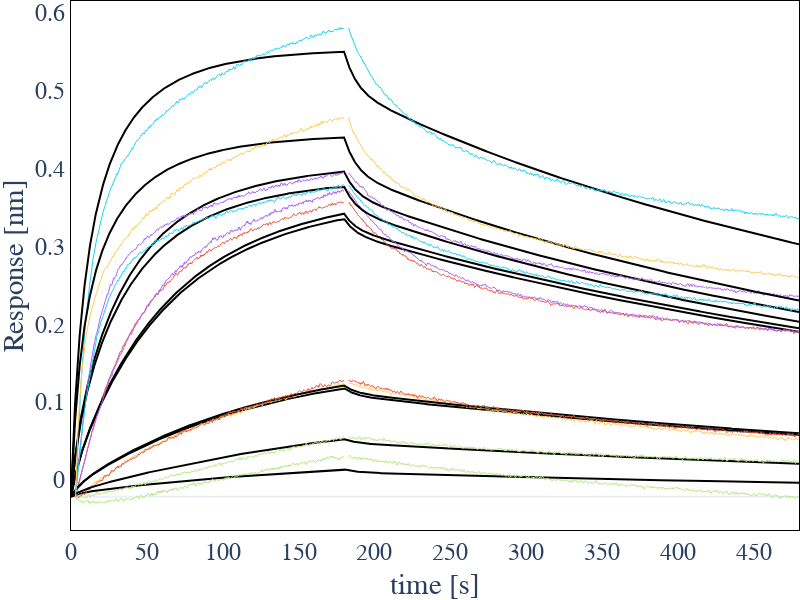

The notebook cell saved with this chart:
### Code cell
import plotly.graph_objects as go

fig = go.Figure()

for ds in exp.datasets:
    if ds.use_for_fit == False: continue
    x = np.array([])
    y = np.array([])
    y_fit = np.array([])
    
    for step in ds.steps:
        # if step.concentration>0: color = 'orangered'
        # elif step.concentration==0: color = 'cornflowerBlue'
        # else: color = 'lightgrey'
        mask = (ds.t>=step.start) & (ds.t<step.stop)

        if f"offset_ds{ds.index}_step{step.index}" in exp.params:
                offset = exp.params[f'offset_ds{ds.index}_step{step.index}'].value
        else: 
            offset = 0

        
        x_step = ds.t[mask]
        y_step = ds.response[mask] - offset
        y_fit_step = ds.fit_response[mask] - offset

        x = np.concatenate([x, x_step])
        y = np.concatenate([y, y_step])
        y_fit = np.concatenate([y_fit, y_fit_step])

    
    x = x - x[0]
    fig.add_scatter(x = x, 
                    y = y_fit,
                    marker=dict(size=0, 
                            color='black',
                            line=dict(width=1, color='black')),
                    line=dict(
                         width=2, 
                         color='black'
                         ),
                    name=ds.steps[0].concentration,)

        

    fig.add_scatter(x = x,
                    y = y,
                    marker=dict(
                            size=0, 
                            #color=color, 
                            line=dict(
                                    width=0.1, 
                                    #color=color
                                    )),
                    line=dict(
                            width=1, 
                            #color=color
                            ),
                    name=f"{ds.index}_{ds.steps[0].concentration:.2e}",
                    )



fig.update_layout(
            height=600,
            width = 800,
            font_family="Arial",
            font_size = 24,
            showlegend=False,
            margin=dict(l=0,r=0,b=0,t=0,pad=0), 
            template='plotly_white',
            paper_bgcolor="rgb(255, 255, 255)",  
            plot_bgcolor="rgb(255, 255, 255)") 

fig.update_xaxes(
    ticklabelposition="inside top", 
    title='time [s]',
    showline=True, 
    linewidth=1, 
    linecolor='black', 
    showgrid=False,
    mirror=True)

fig.update_yaxes(
    ticklabelposition="outside top", 
    title='Response [nm]',
    showline=True, 
    linewidth=1, 
    linecolor='black', 
    showgrid=False,
    mirror=True)



fig.show()

### Figure 1 — Plotly figure (JSON) as saved in the notebook; plotly's stock layout.template omitted (floating-point values rounded to 4 significant figures; data arrays with more than 128 entries replaced by an {"elided": "..."} marker saying what was removed)
{"data": [{"line": {"color": "black", "width": 2}, "marker": {"color": "black", "line": {"color": "black", "width": 1}, "size": 0}, "name": "1.0000000000000001e-07", "type": "scatter", "x": {"elided": "2400 float values"}, "y": {"elided": "2400 float values"}}, {"line": {"width": 1}, "marker": {"line": {"width": 0.1}, "size": 0}, "name": "0_1.00e-07", "type": "scatter", "x": {"elided": "2400 float values"}, "y": {"elided": "2400 float values"}}, {"line": {"color": "black", "width": 2}, "marker": {"color": "black", "line": {"color": "black", "width": 1}, "size": 0}, "name": "1.0000000000000001e-07", "type": "scatter", "x": {"elided": "2400 float values"}, "y": {"elided": "2400 float values"}}, {"line": {"width": 1}, "marker": {"line": {"width": 0.1}, "size": 0}, "name": "1_1.00e-07", "type": "scatter", "x": {"elided": "2400 float values"}, "y": {"elided": "2400 float values"}}, {"line": {"color": "black", "width": 2}, "marker": {"color": "black", "line": {"color": "black", "width": 1}, "size": 0}, "name": "4.0000000000000003e-07", "type": "scatter", "x": {"elided": "2400 float values"}, "y": {"elided": "2400 float values"}}, {"line": {"width": 1}, "marker": {"line": {"width": 0.1}, "size": 0}, "name": "3_4.00e-07", "type": "scatter", "x": {"elided": "2400 float values"}, "y": {"elided": "2400 float values"}}, {"line": {"color": "black", "width": 2}, "marker": {"color": "black", "line": {"color": "black", "width": 1}, "size": 0}, "name": "2.5000000000000002e-08", "type": "scatter", "x": {"elided": "2400 float values"}, "y": {"elided": "2400 float values"}}, {"line": {"width": 1}, "marker": {"line": {"width": 0.1}, "size": 0}, "name": "4_2.50e-08", "type": "scatter", "x": {"elided": "2400 float values"}, "y": {"elided": "2400 float values"}}, {"line": {"color": "black", "width": 2}, "marker": {"color": "black", "line": {"color": "black", "width": 1}, "size": 0}, "name": "5.0000000000000004e-08", "type": "scatter", "x": {"elided": "2400 float values"}, "y": {"elided": "2400 float values"}}, {"line": {"width": 1}, "marker": {"line": {"width": 0.1}, "size": 0}, "name": "5_5.00e-08", "type": "scatter", "x": {"elided": "2400 float values"}, "y": {"elided": "2400 float values"}}, {"line": {"color": "black", "width": 2}, "marker": {"color": "black", "line": {"color": "black", "width": 1}, "size": 0}, "name": "5.0000000000000004e-08", "type": "scatter", "x": {"elided": "2400 float values"}, "y": {"elided": "2400 float values"}}, {"line": {"width": 1}, "marker": {"line": {"width": 0.1}, "size": 0}, "name": "6_5.00e-08", "type": "scatter", "x": {"elided": "2400 float values"}, "y": {"elided": "2400 float values"}}, {"line": {"color": "black", "width": 2}, "marker": {"color": "black", "line": {"color": "black", "width": 1}, "size": 0}, "name": "2.0000000000000002e-07", "type": "scatter", "x": {"elided": "2400 float values"}, "y": {"elided": "2400 float values"}}, {"line": {"width": 1}, "marker": {"line": {"width": 0.1}, "size": 0}, "name": "7_2.00e-07", "type": "scatter", "x": {"elided": "2400 float values"}, "y": {"elided": "2400 float values"}}, {"line": {"color": "black", "width": 2}, "marker": {"color": "black", "line": {"color": "black", "width": 1}, "size": 0}, "name": "2.0000000000000002e-07", "type": "scatter", "x": {"elided": "2400 float values"}, "y": {"elided": "2400 float values"}}, {"line": {"width": 1}, "marker": {"line": {"width": 0.1}, "size": 0}, "name": "8_2.00e-07", "type": "scatter", "x": {"elided": "2400 float values"}, "y": {"elided": "2400 float values"}}, {"line": {"color": "black", "width": 2}, "marker": {"color": "black", "line": {"color": "black", "width": 1}, "size": 0}, "name": "2.5000000000000002e-08", "type": "scatter", "x": {"elided": "2400 float values"}, "y": {"elided": "2400 float values"}}, {"line": {"width": 1}, "marker": {"line": {"width": 0.1}, "size": 0}, "name": "10_2.50e-08", "type": "scatter", "x": {"elided": "2400 float values"}, "y": {"elided": "2400 float values"}}, {"line": {"color": "black", "width": 2}, "marker": {"color": "black", "line": {"color": "black", "width": 1}, "size": 0}, "name": "4.0000000000000003e-07", "type": "scatter", "x": {"elided": "2400 float values"}, "y": {"elided": "2400 float values"}}, {"line": {"width": 1}, "marker": {"line": {"width": 0.1}, "size": 0}, "name": "11_4.00e-07", "type": "scatter", "x": {"elided": "2400 float values"}, "y": {"elided": "2400 float values"}}], "layout": {"font": {"family": "Arial", "size": 24}, "height": 600, "margin": {"b": 0, "l": 0, "pad": 0, "r": 0, "t": 0}, "paper_bgcolor": "rgb(255, 255, 255)", "plot_bgcolor": "rgb(255, 255, 255)", "showlegend": false, "width": 800, "xaxis": {"linecolor": "black", "linewidth": 1, "mirror": true, "showgrid": false, "showline": true, "ticklabelposition": "inside top", "title": {"text": "time [s]"}}, "yaxis": {"linecolor": "black", "linewidth": 1, "mirror": true, "showgrid": false, "showline": true, "ticklabelposition": "outside top", "title": {"text": "Response [nm]"}}}}
